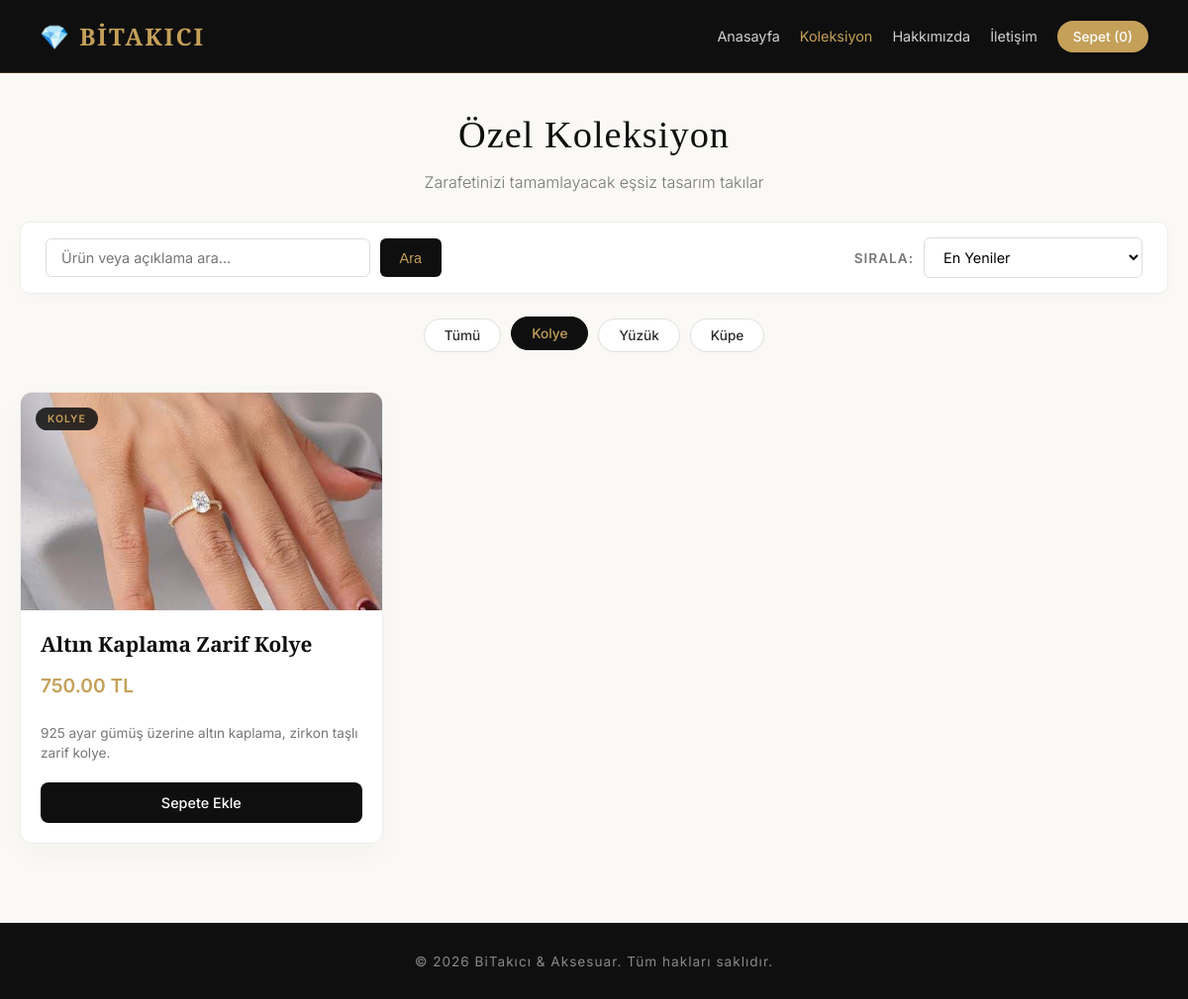
/urunler?kategori=Kolye&q=&sirala=yeni, run on the app's committed database.
### tables this page shows
CREATE TABLE urunler (
            id INTEGER PRIMARY KEY AUTOINCREMENT,
            ad TEXT NOT NULL,
            fiyat REAL NOT NULL,
            aciklama TEXT,
            resim TEXT
        , kategori TEXT DEFAULT 'Genel');

### app.py (the view)
@app.route("/urunler")
def urunler_sayfasi():
    secilen_kategori = request.args.get("kategori", "Tümü")
    arama_metni = request.args.get("q", "")
    siralama_turu = request.args.get("sirala", "yeni")
    liste = urunleri_getir(
        kategori=secilen_kategori, arama=arama_metni, siralama=siralama_turu
    )
    baglanti = sqlite3.connect("taki_magaza.db")
    cursor = baglanti.cursor()
    cursor.execute("SELECT DISTINCT kategori FROM urunler")
    kategoriler = [row[0] for row in cursor.fetchall() if row[0]]
    baglanti.close()
    sepet = session.get("sepet", [])
    return render_template(
        "urunler.html",
        urunler=liste,
        kategoriler=kategoriler,
        secilen_kategori=secilen_kategori,
        arama_metni=arama_metni,
        siralama_turu=siralama_turu,
        toplam_urun=len(sepet),
    )

### app.py (called while the page is built)
def urunleri_getir(kategori=None, arama=None, siralama=None):
    baglanti = sqlite3.connect("taki_magaza.db")
    baglanti.row_factory = sqlite3.Row
    cursor = baglanti.cursor()
    sorgu = "SELECT * FROM urunler WHERE 1=1"
    parametreler = []
    if kategori and kategori != "Tümü":
        sorgu += " AND kategori = ?"
        parametreler.append(kategori)
    if arama:
        sorgu += " AND (ad LIKE ? OR aciklama LIKE ?)"
        parametreler.append(f"%{arama}%")
        parametreler.append(f"%{arama}%")
    if siralama == "artan":
        sorgu += " ORDER BY fiyat ASC"
    elif siralama == "azalan":
        sorgu += " ORDER BY fiyat DESC"
    elif siralama == "yeni":
        sorgu += " ORDER BY id DESC"
    cursor.execute(sorgu, parametreler)
    urunler = cursor.fetchall()
    baglanti.close()
    return urunler

### templates/urunler.html (shortened to what this page needs)
<!DOCTYPE html>
<html lang="tr">
<head>
</head>
<body>
    <header>
        <a href="/" class="logo">💎 BİTAKICI</a>
        <nav id="nav-menu">
            <a href="/">Anasayfa</a>
            <a href="/urunler" class="active">Koleksiyon</a>
            <a href="/hakkimizda">Hakkımızda</a>
            <a href="/iletisim">İletişim</a>
            <a href="/sepet" class="cart-btn">Sepet ({{ toplam_urun }})</a>
        </nav>
    </header>
    <div class="container">
        <div class="page-header">
            <h1 class="page-title">Özel Koleksiyon</h1>
            <p class="page-subtitle">Zarafetinizi tamamlayacak eşsiz tasarım takılar</p>
        </div>
        <div class="toolbar">
            <form action="/urunler" method="GET" class="search-form">
                <input type="text" name="q" value="{{ arama_metni }}" placeholder="Ürün veya açıklama ara..." class="search-input">
                <button type="submit" class="search-btn">Ara</button>
            </form>
            <div class="sort-container">
                <label for="sirala">Sırala:</label>
                <select id="sirala" name="sirala" class="sort-select" onchange="location = this.value;">
                    <option value="/urunler?kategori={{ secilen_kategori }}&q={{ arama_metni }}&sirala=yeni" {% if siralama_turu == 'yeni' %}selected{% endif %}>En Yeniler</option>
                </select>
            </div>
        </div>
        <div class="filter-container">
            <a href="/urunler?kategori=Tümü&q={{ arama_metni }}&sirala={{ siralama_turu }}" class="filter-btn {% if secilen_kategori == 'Tümü' %}active{% endif %}">Tümü</a>
            {% for kat in kategoriler %}
            <a href="/urunler?kategori={{ kat }}&q={{ arama_metni }}&sirala={{ siralama_turu }}" class="filter-btn {% if secilen_kategori == kat %}active{% endif %}">{{ kat }}</a>
            {% endfor %}
        </div>
        <div class="grid">
            {% if urunler %}
                {% for urun in urunler %}
                <div class="card">
                    <a href="/urun/{{ urun['id'] }}" class="card-img-container">
                        <span class="badge">{{ urun['kategori'] }}</span>
                        {% if urun['resim'] %}
                            <img src="{{ url_for('static', filename='uploads/' + urun['resim']) }}" alt="{{ urun['ad'] }}">
                        {% else %}
                            <img src="{{ url_for('static', filename='uploads/varsayilan.jpg') }}" alt="{{ urun['ad'] }}">
                        {% endif %}
                    </a>
                    <div class="card-body">
                        <h3><a href="/urun/{{ urun['id'] }}">{{ urun['ad'] }}</a></h3>
                        <div class="price">{{ "%.2f"|format(urun['fiyat']) }} TL</div>
                        <p class="desc">{{ urun['aciklama'] }}</p>
                        <a href="/sepete-ekle/{{ urun['id'] }}" class="btn">Sepete Ekle</a>
                    </div>
                </div>
                {% endfor %}
            {% else %}
                <div class="no-product">
                    <p>Aradığınız kriterlere uygun ürün bulunamadı.</p>
                </div>
            {% endif %}
        </div>
    </div>
    <footer>
        <p>&copy; 2026 BiTakıcı & Aksesuar. Tüm hakları saklıdır.</p>
    </footer>
</body>
</html>

### data on the page
urunler: kategori "Yüzük"
urunler: kategori "Küpe"
urunler: kategori "KOLYE", resim (picture), ad "Altın Kaplama Zarif Kolye", fiyat "750.00", aciklama "925 ayar gümüş üzerine altın kaplama, zirkon taşlı zarif kolye."

### other printed values
{{ toplam_urun }} "0"
{{ kat }} "Kolye"
